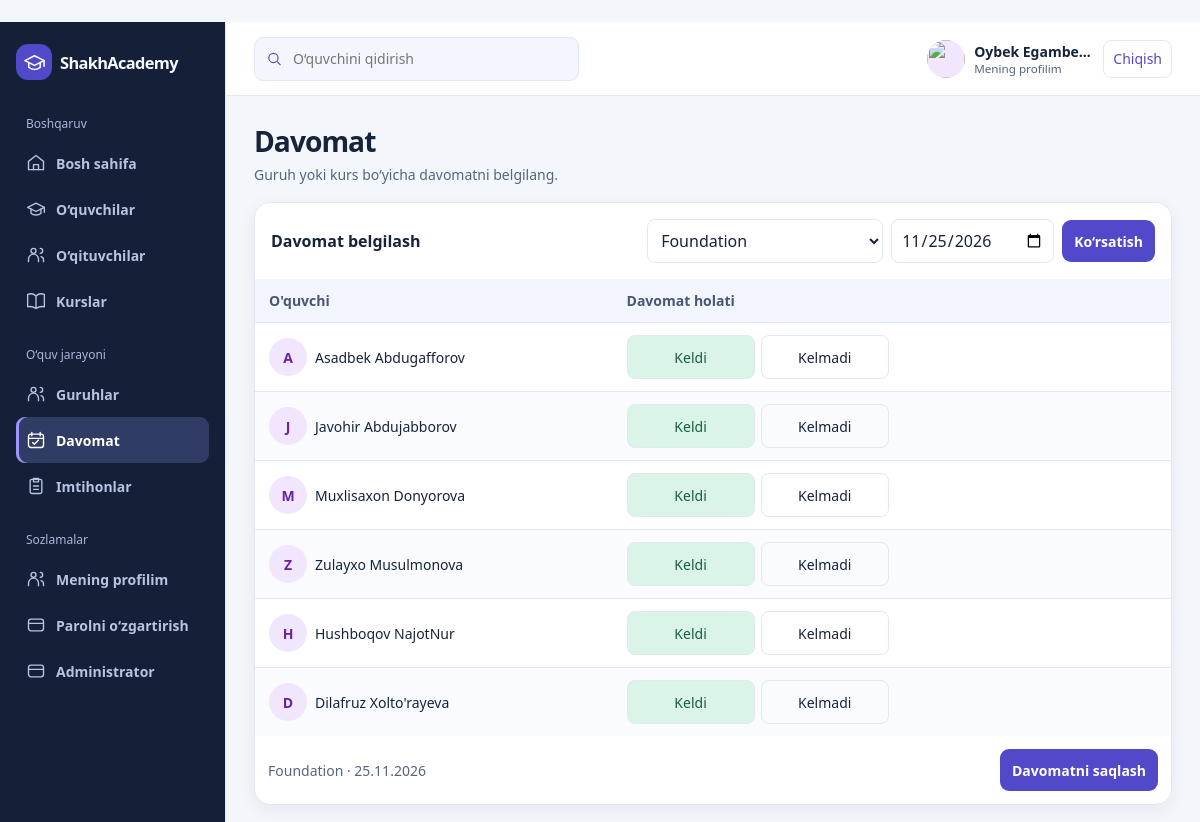
/attendance/?group=4 (signed in), run on the app's committed database.
### cards/models.py (models this page shows, shortened)
class Student(models.Model):
    name = models.CharField(max_length=100)
    surname = models.CharField(max_length=100)
    phone = models.CharField(max_length=30)
    age = models.IntegerField()
    course = models.ForeignKey(
        Course,
        on_delete=models.SET_NULL,
        null=True,
        blank=True,
        related_name='students',
    )
    created_at = models.DateTimeField(auto_now_add=True)
    group = models.ForeignKey(
        StudentGroup, on_delete=models.PROTECT, null=True, blank=True,
        related_name='students',
    )

class StudentGroup(models.Model):
    name = models.CharField('Guruh nomi', max_length=100, unique=True)
    class Meta:
        ordering = ('name',)
    def __str__(self):
        return self.name

### cards/views.py (the view)
# urls.py: path('attendance/', views.attendance, name='attendance'),
@login_required
def attendance(request):
    kind, target = attendance_scope(request.GET)
    attendance_date = selected_attendance_date(request.GET.get('date'))
    students = Student.objects.none()
    if target:
        students = Student.objects.filter(**{kind: target}).order_by('surname', 'name')
        attendance_records = dict(Attendance.objects.filter(
            date=attendance_date, **{kind: target},
        ).values_list('student_id', 'status'))
        for student in students:
            student.attendance_status = attendance_records.get(student.pk, Attendance.STATUS_PRESENT)
    return render(request, 'attendance.html', {
        'courses': Course.objects.order_by('title'),
        'groups': StudentGroup.objects.all(),
        'kind': kind,
        'target': target,
        'selected_date': attendance_date,
        'students': students,
        'status_choices': attendance_status_choices(kind),
    })

### cards/views.py (called while the page is built)
def attendance_scope(params):
    scope = params.get('scope', '')
    if scope:
        kind, _, target_id = scope.partition(':')
    elif params.get('group'):
        kind, target_id = 'group', params['group']
    else:
        kind, target_id = 'course', params.get('course', '')
    if not target_id:
        return kind, None
    if kind not in ('course', 'group') or not (
        target_id.isascii() and target_id.isdecimal() and len(target_id) <= 18
    ):
        raise Http404
    model = StudentGroup if kind == 'group' else Course
    return kind, get_object_or_404(model, pk=target_id)

def selected_attendance_date(value):
    try:
        return date.fromisoformat(value) if value else timezone.localdate()
    except ValueError:
        return timezone.localdate()

def attendance_status_choices(kind):
    if kind == 'group':
        return Attendance.STATUS_CHOICES[:2]
    return Attendance.STATUS_CHOICES

### templates/attendance.html (shortened to what this page needs)
{% extends "base.html" %}
{% block content %}
<div class="page-head">
  <div><h1>Davomat</h1><div class="muted">Guruh yoki kurs bo‘yicha davomatni belgilang.</div></div>
</div>
<div class="panel">
  <div class="panel-head">
    <h2 class="panel-title">Davomat belgilash</h2>
    <form class="toolbar" method="get">
      <select name="scope" aria-label="Guruh yoki kurs" required>
        {% if groups %}<optgroup label="Guruhlar">
          {% for group in groups %}
          <option value="group:{{ group.pk }}" {% if kind == 'group' and target.pk == group.pk %}selected{% endif %}>{{ group.name }}</option>
          {% endfor %}
        </optgroup>{% endif %}
      </select>
      <input type="date" name="date" value="{{ selected_date|date:"Y-m-d" }}" aria-label="Sana">
      <button class="button" type="submit">Ko‘rsatish</button>
    </form>
  </div>
  {% if target %}
  <form method="post" action="{% url 'save_attendance' %}">
    <div class="table-wrap attendance-table">
      <table>
        <thead><tr><th>O'quvchi</th><th>Davomat holati</th></tr></thead>
        <tbody>
        {% for student in students %}
        <tr>
          <td><div class="person"><span class="person-avatar">{{ student.name|first|upper }}</span>{{ student.name }} {{ student.surname }}</div></td>
          <td>
            <div class="attendance-statuses">
              {% for value, label in status_choices %}
              <div class="attendance-status status-{{ value }}">
                <label for="status_{{ student.id }}_{{ value }}">{{ label }}</label>
              </div>
              {% endfor %}
            </div>
          </td>
        </tr>
        {% empty %}
        <tr><td colspan="2"><div class="empty">O‘quvchi biriktirilmagan.</div></td></tr>
        {% endfor %}
        </tbody>
      </table>
    </div>
    {% if students %}
    <div class="panel-head attendance-save-wrap"><span class="muted">{{ target }} · {{ selected_date|date:"d.m.Y" }}</span><button class="button" type="submit">Davomatni saqlash</button></div>
    {% endif %}
  </form>
  {% else %}
  <div class="empty">Davomatni belgilash uchun guruh yoki kursni tanlang.</div>
  {% endif %}
</div>
{% endblock %}

### templates/base.html (shortened to what this page needs)
{% load static %}
<!doctype html>
<html lang="uz">
<head>
  <link rel="stylesheet" href="{% static 'cards/crm.css' %}">
</head>
<body>
<div class="shell">
  <aside class="sidebar" id="navigation" tabindex="0" aria-label="Yon menyu">
    <a class="brand" href="{% url 'dashboard' %}"><span class="brand-mark"><svg><use href="#school"/></svg></span> Shakh<span>Academy</span></a>
    <nav aria-label="Asosiy menyu">
      <p class="nav-label">Boshqaruv</p>
      <a class="nav-link {% if request.resolver_match.url_name == 'dashboard' %}active{% endif %}" href="{% url 'dashboard' %}"><svg><use href="#home"/></svg> Bosh sahifa</a>
      <a class="nav-link {% if '/students/' in request.path %}active{% endif %}" href="{% url 'student_list' %}"><svg><use href="#school"/></svg> O‘quvchilar</a>
      <a class="nav-link {% if '/teachers/' in request.path %}active{% endif %}" href="{% url 'teacher_list' %}"><svg><use href="#users"/></svg> O‘qituvchilar</a>
      <a class="nav-link {% if '/courses/' in request.path %}active{% endif %}" href="{% url 'course_list' %}"><svg><use href="#book"/></svg> Kurslar</a>
      <p class="nav-label">O‘quv jarayoni</p>
      <a class="nav-link {% if '/groups/' in request.path %}active{% endif %}" href="{% url 'group_list' %}"><svg><use href="#users"/></svg> Guruhlar</a>
      <a class="nav-link {% if '/attendance/' in request.path %}active{% endif %}" href="{% url 'attendance' %}"><svg><use href="#calendar"/></svg> Davomat</a>
      <a class="nav-link {% if '/exams/' in request.path %}active{% endif %}" href="{% url 'exam_list' %}"><svg><use href="#clipboard"/></svg> Imtihonlar</a>
      <p class="nav-label">Sozlamalar</p>
      <a class="nav-link {% if request.resolver_match.url_name == 'account_profile' %}active{% endif %}" href="{% url 'account_profile' %}"><svg><use href="#users"/></svg> Mening profilim</a>
      <a class="nav-link {% if '/account/password/' in request.path %}active{% endif %}" href="{% url 'password_change' %}"><svg><use href="#settings"/></svg> Parolni o‘zgartirish</a>
      <a class="nav-link" href="{% url 'admin:index' %}"><svg><use href="#settings"/></svg> Administrator</a>
    </nav>
  </aside>
  <div class="main">
    <header class="topbar">
      <form class="search top-search" action="{% url 'student_list' %}">
        <svg><use href="#search"/></svg>
        <input type="search" name="q" value="{{ student_query }}" placeholder="O‘quvchini qidirish" aria-label="O‘quvchini qidirish">
      </form>
      <div class="account-tools">
        <a class="profile" href="{% url 'account_profile' %}" aria-label="Mening profilim">
          {% include "account_avatar.html" %}
          <span><strong>{{ request.user.get_full_name|default:request.user.username }}</strong><small>Mening profilim</small></span>
        </a>
        <form method="post" action="{% url 'logout' %}">{% csrf_token %}<button class="logout-button" type="submit">Chiqish</button></form>
      </div>
    </header>
    <main class="main-scroll" id="main" tabindex="0" aria-label="Asosiy kontent">
      <div class="content">
        {% block content %}{% endblock %}
      </div>
    </main>
  </div>
</div>
</body>
</html>

### data on the page
Student: name|first "A", name "Asadbek", surname "Abdugafforov", status_choices "Keldi" "Kelmadi"
Student: name|first "J", name "Javohir", surname "Abdujabborov", status_choices "Keldi" "Kelmadi"
Student: name|first "M", name "Muxlisaxon", surname "Donyorova", status_choices "Keldi" "Kelmadi"
Student: name|first "Z", name "Zulayxo", surname "Musulmonova", status_choices "Keldi" "Kelmadi"
Student: name|first "H", name "Hushboqov", surname "NajotNur", status_choices "Keldi" "Kelmadi"
Student: name|first "D", name "Dilafruz", surname "Xolto'rayeva", status_choices "Keldi" "Kelmadi"
StudentGroup: name "Foundation"

### other printed values
{{ request.user.get_full_name|default:request.user.username }} "Oybek Egambe…"
{{ selected_date|date:"d.m.Y" }} "25.11.2026"
form field scope "Foundation"
